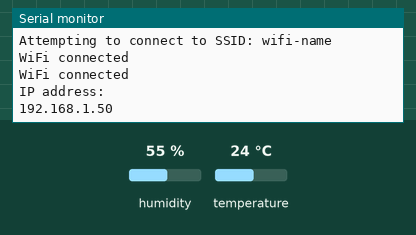
Recording of a sketch running on a simulated Arduino MKR. Shown: the last lines printed to the serial monitor. Inputs (shaded band) come from the test bench; at power-on: temperature 24 °C, humidity 55 %. WiFi joins after 1.5 s; servers stay silent unless stated; web services answer with replies made up by the test bench.

Above: at 12.7 s.
12.8 s: temperature set to 12 °C
At 14.6 s:
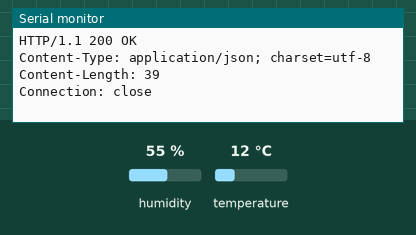
15.3 s: temperature set to 28 °C
At 16.26 s:
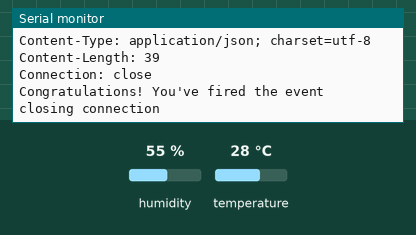

The sketch:

thermostat_sensor.ino
```cpp
// Libraries
#include <SPI.h>
#include <WiFi101.h>
#include "DHT.h"

// Status
int status = WL_IDLE_STATUS;

// Sensor pin & type
#define DHTPIN 6
#define DHTTYPE DHT11

// Initialize DHT sensor
DHT dht(DHTPIN, DHTTYPE, 15);

// Credentials
const char* ssid     = "wifi-name";
const char* password = "wifi-pass";

// IFTTT settings
const char* host = "maker.ifttt.com";
const char* key = "key";

// Thresholds
float temperature_target = 25;

void setup() {

  // Seroa;
  Serial.begin(115200);
  delay(10);

  // Connect to WiFi
  while (status != WL_CONNECTED) {
    Serial.print("Attempting to connect to SSID: ");
    Serial.println(ssid);
    status = WiFi.begin(ssid, password);

    // Wait 10 seconds for connection:
    delay(10000);
  }
  Serial.println("WiFi connected");

  Serial.println("");
  Serial.println("WiFi connected");
  Serial.println("IP address: ");
  Serial.println(WiFi.localIP());

  // Init DHT
  dht.begin();
}


void loop() {

  // Read temperature as Celsius
  float temperature = dht.readTemperature();

  if (temperature > temperature_target + 1) {

    // Use WiFiClient class to create TCP connections
  WiFiClient client;
  const int httpPort = 80;
  if (!client.connect(host, httpPort)) {
    Serial.println("connection failed");
    return;
  }

  // We now create a URI for the request
  String url = "/trigger/temperature_high";
  url += "/with/key/";
  url += key;

  Serial.print("Requesting URL: ");
  Serial.println(url);

  // This will send the request to the server
  client.print(String("GET ") + url + " HTTP/1.1\r\n" +
               "Host: " + host + "\r\n" +
               "Connection: close\r\n\r\n");
  unsigned long timeout = millis();
  while (client.available() == 0) {
    if (millis() - timeout > 5000) {
      Serial.println(">>> Client Timeout !");
      client.stop();
      return;
    }
  }

  // Read all the lines of the reply from server and print them to Serial
  while(client.available()){
    String line = client.readStringUntil('\r');
    Serial.print(line);
  }

  Serial.println();
  Serial.println("closing connection");

  }

  if (temperature < temperature_target - 1) {

    // Use WiFiClient class to create TCP connections
  WiFiClient client;
  const int httpPort = 80;
  if (!client.connect(host, httpPort)) {
    Serial.println("connection failed");
    return;
  }

  // We now create a URI for the request
  String url = "/trigger/humidity_low";
  url += "/with/key/";
  url += key;

  Serial.print("Requesting URL: ");
  Serial.println(url);

  // This will send the request to the server
  client.print(String("GET ") + url + " HTTP/1.1\r\n" +
               "Host: " + host + "\r\n" +
               "Connection: close\r\n\r\n");
  unsigned long timeout = millis();
  while (client.available() == 0) {
    if (millis() - timeout > 5000) {
      Serial.println(">>> Client Timeout !");
      client.stop();
      return;
    }
  }

  // Read all the lines of the reply from server and print them to Serial
  while(client.available()){
    String line = client.readStringUntil('\r');
    Serial.print(line);
  }

  Serial.println();
  Serial.println("closing connection");

  }

}
```

Measured:
- after the input at 12.8 s, the serial monitor: prints a new line after 0.96 s (image 1)
